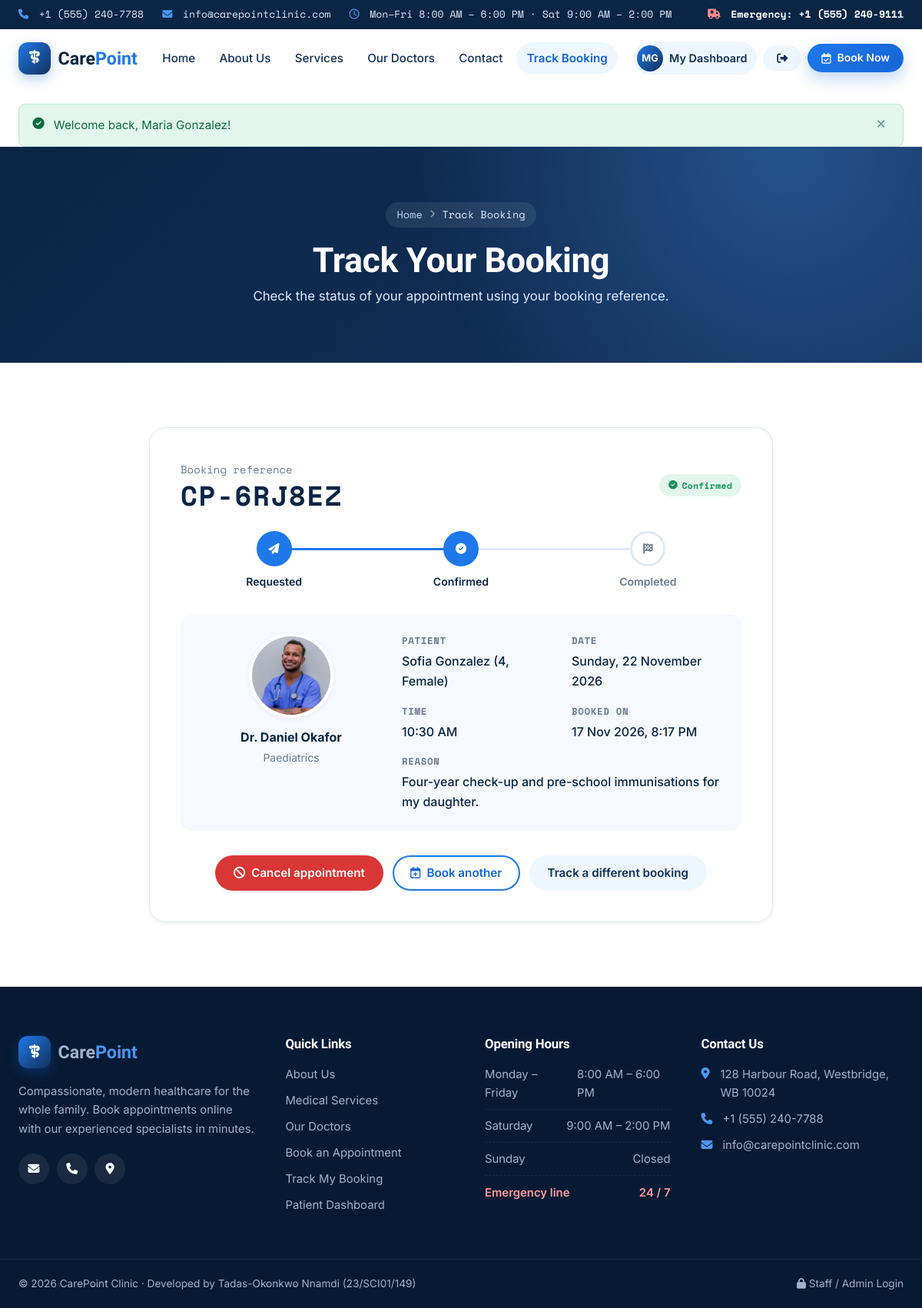
Page /track.php?ref=CP-6RJ8EZ (signed in) on the committed database.
### tables this page shows
CREATE TABLE users (
    id            INT UNSIGNED AUTO_INCREMENT PRIMARY KEY,
    full_name     VARCHAR(100) NOT NULL,
    email         VARCHAR(150) NOT NULL UNIQUE,
    phone         VARCHAR(30)  NOT NULL,
    age           TINYINT UNSIGNED NULL,
    gender        ENUM('Male','Female','Other') NULL,
    date_of_birth DATE         NULL,
    blood_group   ENUM('A+','A-','B+','B-','AB+','AB-','O+','O-') NULL,
    emergency_name     VARCHAR(100) NULL,
    emergency_relation VARCHAR(50)  NULL,
    emergency_phone    VARCHAR(30)  NULL,
    password_hash VARCHAR(255) NOT NULL,
    created_at    TIMESTAMP    NOT NULL DEFAULT CURRENT_TIMESTAMP
);

CREATE TABLE appointments (
    id               INT UNSIGNED AUTO_INCREMENT PRIMARY KEY,
    reference        VARCHAR(20)  NOT NULL UNIQUE,
    user_id          INT UNSIGNED NULL,
    doctor_id        INT UNSIGNED NULL,
    department_id    INT UNSIGNED NOT NULL,
    doctor_name      VARCHAR(100) NOT NULL,
    patient_name     VARCHAR(100) NOT NULL,
    email            VARCHAR(150) NOT NULL,
    phone            VARCHAR(30)  NOT NULL,
    age              TINYINT UNSIGNED NOT NULL,
    gender           ENUM('Male','Female','Other') NOT NULL,
    appointment_date DATE         NOT NULL,
    appointment_time TIME         NOT NULL,
    reason           TEXT         NOT NULL,
    status           ENUM('Pending','Confirmed','Completed','Cancelled','Rejected') NOT NULL DEFAULT 'Pending',
    admin_note       VARCHAR(255) NULL,
    slot_lock        TINYINT(1)   NULL DEFAULT 1,
    created_at       TIMESTAMP    NOT NULL DEFAULT CURRENT_TIMESTAMP,
    updated_at       TIMESTAMP    NOT NULL DEFAULT CURRENT_TIMESTAMP ON UPDATE CURRENT_TIMESTAMP,
    UNIQUE KEY uq_doctor_slot (doctor_id, appointment_date, appointment_time, slot_lock),
    KEY idx_status (status),
    KEY idx_email (email),
    KEY idx_date (appointment_date),
    CONSTRAINT fk_appt_user FOREIGN KEY (user_id)
        REFERENCES users(id) ON UPDATE CASCADE ON DELETE SET NULL,
    CONSTRAINT fk_appt_doctor FOREIGN KEY (doctor_id)
        REFERENCES doctors(id) ON UPDATE CASCADE ON DELETE SET NULL,
    CONSTRAINT fk_appt_department FOREIGN KEY (department_id)
        REFERENCES departments(id) ON UPDATE CASCADE ON DELETE RESTRICT
);

CREATE TABLE doctors (
    id               INT UNSIGNED AUTO_INCREMENT PRIMARY KEY,
    department_id    INT UNSIGNED NOT NULL,
    full_name        VARCHAR(100) NOT NULL,
    specialisation   VARCHAR(120) NOT NULL,
    qualification    VARCHAR(150) NOT NULL DEFAULT '',
    experience_years TINYINT UNSIGNED NOT NULL DEFAULT 0,
    bio              TEXT         NOT NULL,
    photo            VARCHAR(255) NULL,
    email            VARCHAR(150) NULL,
    phone            VARCHAR(30)  NULL,
    available_days   VARCHAR(40)  NOT NULL DEFAULT 'Mon,Tue,Wed,Thu,Fri',
    start_time       TIME         NOT NULL DEFAULT '09:00:00',
    end_time         TIME         NOT NULL DEFAULT '17:00:00',
    slot_duration    SMALLINT UNSIGNED NOT NULL DEFAULT 30,
    consultation_fee DECIMAL(10,2) NOT NULL DEFAULT 0.00,
    is_featured      TINYINT(1)   NOT NULL DEFAULT 0,
    status           ENUM('Active','Inactive') NOT NULL DEFAULT 'Active',
    created_at       TIMESTAMP    NOT NULL DEFAULT CURRENT_TIMESTAMP,
    CONSTRAINT fk_doctor_department FOREIGN KEY (department_id)
        REFERENCES departments(id) ON UPDATE CASCADE ON DELETE RESTRICT
);

CREATE TABLE departments (
    id                INT UNSIGNED AUTO_INCREMENT PRIMARY KEY,
    name              VARCHAR(100) NOT NULL UNIQUE,
    slug              VARCHAR(100) NOT NULL UNIQUE,
    icon              VARCHAR(60)  NOT NULL DEFAULT 'fa-stethoscope',
    short_description VARCHAR(255) NOT NULL,
    description       TEXT         NOT NULL,
    features          VARCHAR(500) NOT NULL DEFAULT '',
    created_at        TIMESTAMP    NOT NULL DEFAULT CURRENT_TIMESTAMP
);

### includes/db.php (called while the page is built, shortened)
<?php
function db(): PDO
{
    static $pdo = null;
    if ($pdo === null) {
        $dsn = 'mysql:host=' . DB_HOST . ';port=' . DB_PORT . ';dbname=' . DB_NAME . ';charset=utf8mb4';
        try {
            $pdo = new PDO($dsn, DB_USER, DB_PASS, [
                PDO::ATTR_ERRMODE            => PDO::ERRMODE_EXCEPTION,
                PDO::ATTR_DEFAULT_FETCH_MODE => PDO::FETCH_ASSOC,
                PDO::ATTR_EMULATE_PREPARES   => false,
            ]);
        } catch (PDOException $e) {
            http_response_code(500);
            $msg = htmlspecialchars($e->getMessage(), ENT_QUOTES, 'UTF-8');
            if (str_contains($_SERVER['SCRIPT_NAME'] ?? '', '/api/')) {
                header('Content-Type: application/json');
                echo json_encode(['success' => false, 'message' => 'Database connection failed.']);
                exit;
            }
            echo <<<HTML
<!DOCTYPE html><html lang="en"><head><meta charset="utf-8"><title>Database error – CarePoint</title>
<style>body{font-family:system-ui,sans-serif;background:#f1f6fc;color:#0b2545;display:grid;place-items:center;min-height:100vh;margin:0;padding:16px}
.box{background:#fff;max-width:560px;padding:32px;border-radius:14px;box-shadow:0 10px 30px rgba(11,37,69,.1)}h1{margin-top:0;font-size:1.4rem}
code{background:#eef4fb;padding:2px 6px;border-radius:4px}</style></head><body><div class="box">
<h1>Unable to connect to the database</h1>
<p>Please make sure MySQL is running in XAMPP and that the <code>carepoint_db</code> database has been imported from <code>database/carepoint_db.sql</code>.</p>
<p>Check the credentials in <code>includes/config.php</code>.</p>
<p style="color:#b91c1c;font-size:.9rem">Details: {$msg}</p></div></body></html>
HTML;
            exit;
        }
    }
    return $pdo;
}

### track.php (the view, shortened to what this page needs)
<?php
require_once __DIR__ . '/includes/functions.php';
$ref    = strtoupper(trim($_GET['ref'] ?? ''));
$appt = null;
if ($ref !== '' && $_SERVER['REQUEST_METHOD'] === 'GET') {
    $stmt = db()->prepare(
        'SELECT a.*, dp.name AS department_name, d.photo, d.specialisation
         FROM appointments a
         JOIN departments dp ON dp.id = a.department_id
         LEFT JOIN doctors d ON d.id = a.doctor_id
         WHERE a.reference = ?'
    );
    $stmt->execute([$ref]);
    $row = $stmt->fetch();
    $allowed = $row && (
        !empty($_SESSION['tracked'][$ref])
        || in_array($ref, $_SESSION['recent_bookings'] ?? [], true)
        || (is_logged_in() && (int)$row['user_id'] === (int)$_SESSION['user_id'])
    );
    if ($allowed) {
        $appt = $row;
    }
}
$activePage = 'track';
require_once __DIR__ . '/includes/header.php';
require_once __DIR__ . '/includes/components.php';
?>
<section class="section">
    <div class="container narrow">
        <?php if ($appt): ?>
            <?php
            $steps   = ['Pending' => 1, 'Confirmed' => 2, 'Completed' => 3];
            $current = $steps[$appt['status']] ?? 0;
            ?>
            <div class="card track-result reveal">
                <div class="track-head">
                    <div>
                        <span class="muted-sm">Booking reference</span>
                        <h2><?= e($appt['reference']) ?></h2>
                    </div>
                    <?= status_badge($appt['status']) ?>
                </div>
                <?php if (in_array($appt['status'], ['Cancelled', 'Rejected'], true)): ?>
                    <div class="alert alert-<?= $appt['status'] === 'Cancelled' ? 'warning' : 'error' ?>">
                        <i class="fa-solid fa-circle-info"></i>
                        <span>This appointment was <?= strtolower(e($appt['status'])) ?>.<?= $appt['admin_note'] ? ' Note: ' . e($appt['admin_note']) : '' ?></span>
                    </div>
                <?php else: ?>
                    <ol class="progress-track">
                        <li class="<?= $current >= 1 ? 'done' : '' ?>"><span><i class="fa-solid fa-paper-plane"></i></span>Requested</li>
                        <li class="<?= $current >= 2 ? 'done' : '' ?>"><span><i class="fa-solid fa-circle-check"></i></span>Confirmed</li>
                        <li class="<?= $current >= 3 ? 'done' : '' ?>"><span><i class="fa-solid fa-flag-checkered"></i></span>Completed</li>
                    </ol>
                <?php endif; ?>
                <div class="summary-grid">
                    <div class="summary-doctor">
                        <img src="<?= doctor_photo($appt['photo']) ?>" alt="<?= e($appt['doctor_name']) ?>">
                        <div><strong><?= e($appt['doctor_name']) ?></strong><span><?= e($appt['department_name']) ?></span></div>
                    </div>
                    <dl class="details-list">
                        <div><dt>Patient</dt><dd><?= e($appt['patient_name']) ?> (<?= (int)$appt['age'] ?>, <?= e($appt['gender']) ?>)</dd></div>
                        <div><dt>Date</dt><dd><?= e(format_date($appt['appointment_date'], 'l, j F Y')) ?></dd></div>
                        <div><dt>Time</dt><dd><?= e(format_time($appt['appointment_time'])) ?></dd></div>
                        <div><dt>Booked on</dt><dd><?= e(format_date($appt['created_at'], 'j M Y, g:i A')) ?></dd></div>
                        <div class="full"><dt>Reason</dt><dd><?= nl2br(e($appt['reason'])) ?></dd></div>
                    </dl>
                </div>
                <div class="confirm-actions">
                    <?php if (can_cancel($appt)): ?>
                        <form method="post" action="<?= url('cancel-appointment.php') ?>" class="inline-form" data-confirm="Are you sure you want to cancel appointment <?= e($appt['reference']) ?>? This cannot be undone.">
                            <button type="submit" class="btn btn-danger"><i class="fa-solid fa-ban"></i> Cancel appointment</button>
                        </form>
                    <?php endif; ?>
                    <a href="<?= url('book.php') ?>" class="btn btn-outline"><i class="fa-regular fa-calendar-plus"></i> Book another</a>
                    <a href="<?= url('track.php') ?>" class="btn btn-ghost">Track a different booking</a>
                </div>
            </div>
        <?php endif; ?>
    </div>
</section>
<?php require_once __DIR__ . '/includes/footer.php'; ?>

### includes/header.php (shortened to what this page needs)
<?php
require_once __DIR__ . '/functions.php';
$activePage = $activePage ?? '';
$navItems = [
    'home'     => ['Home', 'index.php'],
    'about'    => ['About Us', 'about.php'],
    'services' => ['Services', 'services.php'],
    'doctors'  => ['Our Doctors', 'doctors.php'],
    'contact'  => ['Contact', 'contact.php'],
    'track'    => ['Track Booking', 'track.php'],
];
$user = current_user();
?>
<!DOCTYPE html>
<html lang="en">
<head>
    <link rel="stylesheet" href="https://cdnjs.cloudflare.com/ajax/libs/font-awesome/6.5.2/css/all.min.css">
    <link rel="stylesheet" href="<?= asset('css/style.css') ?>">
    <link rel="stylesheet" href="<?= asset('css/auth.css') ?>">
</head>
<body>
<div class="topbar">
    <div class="container topbar-inner">
        <div class="topbar-info">
            <span><i class="fa-solid fa-phone"></i> <?= e(CLINIC_PHONE) ?></span>
            <span class="hide-sm"><i class="fa-solid fa-envelope"></i> <?= e(CLINIC_EMAIL) ?></span>
            <span class="hide-md"><i class="fa-regular fa-clock"></i> Mon–Fri 8:00 AM – 6:00 PM · Sat 9:00 AM – 2:00 PM</span>
        </div>
        <div class="topbar-emergency"><i class="fa-solid fa-truck-medical"></i> Emergency: <?= e(CLINIC_EMERGENCY) ?></div>
    </div>
</div>
<header class="site-header" id="siteHeader">
    <div class="container nav-wrap">
        <a href="<?= url('index.php') ?>" class="logo" aria-label="CarePoint home">
            <span class="logo-mark"><i class="fa-solid fa-staff-snake"></i></span>
            <span class="logo-text">Care<strong>Point</strong></span>
        </a>
        <nav class="main-nav" id="mainNav" aria-label="Main navigation">
            <ul>
                <?php foreach ($navItems as $key => [$label, $href]): ?>
                    <li><a href="<?= url($href) ?>" class="<?= $activePage === $key ? 'active' : '' ?>"><?= e($label) ?></a></li>
                <?php endforeach; ?>
            </ul>
            <div class="nav-actions">
                <?php if ($user): ?>
                    <a href="<?= url('dashboard.php') ?>" class="nav-user <?= $activePage === 'dashboard' ? 'active' : '' ?>">
                        <span class="avatar-sm"><?= e(initials($user['full_name'])) ?></span>
                        <span>My Dashboard</span>
                    </a>
                    <a href="<?= url('logout.php') ?>" class="btn btn-ghost btn-sm" title="Log out"><i class="fa-solid fa-right-from-bracket"></i><span class="show-mobile-inline"> Log out</span></a>
                <?php else: ?>
                    <a href="<?= url('login.php') ?>" class="btn btn-ghost btn-sm <?= $activePage === 'login' ? 'active' : '' ?>">Log in</a>
                <?php endif; ?>
                <a href="<?= url('book.php') ?>" class="btn btn-primary btn-sm"><i class="fa-regular fa-calendar-check"></i> Book Now</a>
            </div>
        </nav>
    </div>
</header>
<main id="main">
<?php $__flashes = render_flashes(); if ($__flashes): ?>
    <div class="container flash-container"><?= $__flashes ?></div>
<?php endif; ?>

### includes/functions.php (shortened to what this page needs)
<?php
require_once __DIR__ . '/db.php';
function e($value): string
{
    return htmlspecialchars((string)($value ?? ''), ENT_QUOTES, 'UTF-8');
}
function url(string $path = ''): string
{
    return BASE_URL . ltrim($path, '/');
}
function asset(string $path): string
{
    return url('assets/' . ltrim($path, '/'));
}
function render_flashes(): string
{
    $icons = ['success' => 'fa-circle-check', 'error' => 'fa-circle-exclamation', 'info' => 'fa-circle-info', 'warning' => 'fa-triangle-exclamation'];
    $html = '<div class="flash-stack">';
    foreach ($_SESSION['flash'] as $f) {
        $type = isset($icons[$f['type']]) ? $f['type'] : 'info';
        $html .= '<div class="alert alert-' . $type . '" role="alert"><i class="fa-solid ' . $icons[$type] . '"></i><span>'
            . e($f['message']) . '</span><button type="button" class="alert-close" aria-label="Dismiss">&times;</button></div>';
    }
    $html .= '</div>';
    return $html;
}
function is_logged_in(): bool
{
    return !empty($_SESSION['user_id']);
}
function current_user(): ?array
{
    static $user = false;
    if ($user === false) {
        $user = null;
        if (is_logged_in()) {
            $stmt = db()->prepare('SELECT id, full_name, email, phone, age, gender, created_at FROM users WHERE id = ?');
            $stmt->execute([$_SESSION['user_id']]);
            $user = $stmt->fetch() ?: null;
        }
    }
    return $user;
}
function doctor_photo(?string $photo): string
{
    if ($photo && is_file(DOCTOR_UPLOAD_DIR . $photo)) {
        return asset('images/doctors/' . rawurlencode($photo));
    }
    return asset('images/doctor-placeholder.svg');
}
function status_badge(string $status): string
{
    $icons = [
        'Pending' => 'fa-hourglass-half', 'Confirmed' => 'fa-circle-check', 'Completed' => 'fa-flag-checkered',
        'Cancelled' => 'fa-ban', 'Rejected' => 'fa-circle-xmark',
    ];
    $icon = $icons[$status] ?? 'fa-circle';
    return '<span class="badge badge-' . strtolower(e($status)) . '"><i class="fa-solid ' . $icon . '"></i> ' . e($status) . '</span>';
}
function can_cancel(array $appt): bool
{
    return in_array($appt['status'], ['Pending', 'Confirmed'], true)
        && strtotime($appt['appointment_date'] . ' ' . $appt['appointment_time']) > time();
}
function format_date(string $date, string $format = 'D, j M Y'): string
{
    return date($format, strtotime($date));
}
function format_time(string $time): string
{
    return date('g:i A', strtotime('2000-01-01 ' . $time));
}
function initials(string $name): string
{
    $name = preg_replace('/^(Dr\.?\s+)/i', '', $name);
    $parts = preg_split('/\s+/', trim($name));
    $out = '';
    foreach (array_slice($parts, 0, 2) as $p) {
        $out .= mb_strtoupper(mb_substr($p, 0, 1));
    }
    return $out;
}

### rows in the picture
users: full_name "MG"
appointments: reference "CP-6RJ8EZ", status "Confirmed", doctor.photo (picture), doctor_name "Dr. Daniel Okafor", department.name "Paediatrics", patient_name "Sofia Gonzalez", age "4", gender "Female", appointment_date "Sunday, 22 November 2026", appointment_time "10:30 AM", created_at "17 Nov 2026, 8:17 PM", reason "Four-year check-up and pre-school immunisations for my daughter."

### other values in the picture
CLINIC_PHONE "+1 (555) 240-7788"
CLINIC_EMAIL "info@carepointclinic.com"
CLINIC_EMERGENCY "+1 (555) 240-9111"
$label "Home"
$label "About Us"
$label "Services"
$label "Our Doctors"
$label "Contact"
$label "Track Booking"
$f['message'] "Welcome back, Maria Gonzalez!"
$crumb "Track Booking"
$title "Track Your Booking"
$subtitle "Check the status of your appointment using your booking reference."
CLINIC_ADDRESS "128 Harbour Road, Westbridge, WB 10024"
